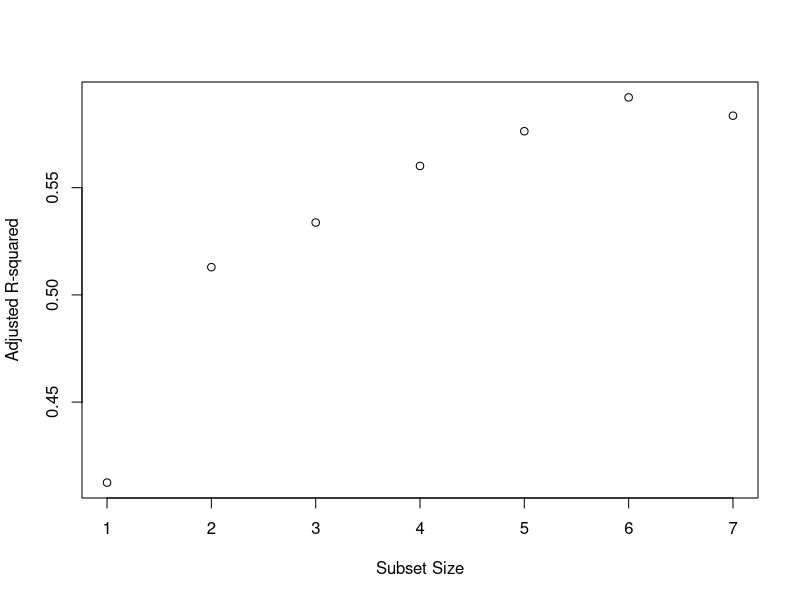

The R source for this figure: (Note: this script raises an error after producing the figure.)
## ---- chunk 1
knitr::opts_chunk$set(echo = TRUE)
## ---- chunk 2
setwd("~/Desktop/Datafest/Rmodel")
library(leaps)
## ---- chunk 3
# import count data
count = read.csv("daily_hashtag_count.csv", header = FALSE)
colnames(count) <- c("Hashtag", "Percentage", "Date")
levels(count$Hashtag)
## ---- chunk 4
# combine certain hashtags: create count_v1
# Change1: group and name to combine
count_v1 <- count
hashtag_of_interest <- levels(count$Hashtag)
group1 <- hashtag_of_interest[c(5,6,7)] # shutdown
group2 <- hashtag_of_interest[c(8,9)] # social distancing
group3 <- hashtag_of_interest[c(10,11,12,13)] # stay home
group <- list(group1, group2, group3)
name <- c("#shutdown", "#socialdistancing", "#stayhome")

for (d in levels(count$Date)) {
  for (i in 1:length(group)) {
    index <- intersect(which(count_v1$Date == d), which(count_v1$Hashtag %in% group[[i]]))
    count_v1[index[1], ] <- data.frame(name[i], sum(count_v1$Percentage[index]), d)
    count_v1 <- count_v1[-index[2:length(index)],]
  }
}
count_v1 <- droplevels(count_v1)
rm(i, d, index, name, group1, group2, group3)
## ---- chunk 5
# build a new dataframe to prepare for incorporating event list: count_v2
#hashtag_of_interest <- levels(count_v1$Hashtag)
hashtag_of_interest <- c("#stayhome") #!!! CHANGE HERE: THE HASHTAG 

for (x in hashtag_of_interest) {
  hashtag_df <- count_v1[which(count_v1$Hashtag == x), ]
  hashtag_df <- hashtag_df[order(as.Date(hashtag_df$Date)),]
  if (x == hashtag_of_interest[1]) {
    count_v2 <- data.frame("Date" = hashtag_df$Date, "Temp" = hashtag_df$Percentage)
  } else {
    count_v2 = cbind(count_v2, hashtag_df$Percentage)
  }
}
colnames(count_v2) <- c("Date", hashtag_of_interest)
rm(hashtag_df, x)
## ---- chunk 6
# import event data
event <- read.csv("event_new.csv")
event$Date <- as.character(event$Date)
## ---- chunk 7
# calculate the weight score for each day for each category: event_v1
# Three day weight: TODO: adjust here
weight <- c(100, 50, 20)
event_v1 <- event
for (j in 2:ncol(event)) { 
  for (i in 1:nrow(event)) {
    event_v1[i, j] <- 0
  }
} # zeros the data frame
for (j in 2:ncol(event)) {
  for (i in 1:nrow(event)) {
    if (!is.na(event[i, j])) {
      num = event[i, j]
      for (k in i:min(i+2, nrow(event))) {
        event_v1[k,j] <- event_v1[k,j] + num*weight[k-i+1]
      }
    }
  }
}
rm(i, j, k, num)
## ---- chunk 8
# incorporate event data to form count_v3
count_v3 <- cbind(count_v2, event_v1[,-1])
## ---- chunk 9
# if we want to build the model on hashtag "#stayhome"
# test model
testmodel <- lm(`#stayhome` ~ ., data = count_v3[,2:ncol(count_v3)])
summary(testmodel)
anova(testmodel)
fvalues = anova(testmodel)[4]
fvalues = fvalues[order(fvalues$`F value`, decreasing = T),,drop = F]
head(fvalues, 10)
# select
# policy_us, pubhealth_world, pubhealth_us, socioecon_other
# opinion_other, opinion_sci, socioecon_world
## ---- chunk 10
model1 <- lm(`#stayhome` ~ policy_us + pubhealth_world + pubhealth_us + socioecon_other +
               opinion_other + opinion_sci + socioecon_world, data = count_v3)
summary(model1)
anova(model1)
anova(model1, testmodel)
## ---- chunk 11
# All possible subsets to select variables
X <- count_v3[, c(5, 6, 7, 11, 13, 16, 17)]
b <- regsubsets(x= as.matrix(X), y = count_v3$`#stayhome`)
rs <- summary(b)
plot(1:7, rs$adjr2, xlab="Subset Size", ylab="Adjusted R-squared") # 5 variables
# AIC and BIC to select variable
n = nrow(count_v3)
stepAIC <- step(model1, direction = "backward", data = count_v3) # 5 variables
# `#stayhome` ~ pubhealth_world + pubhealth_us + opinion_other + opinion_sci + socioecon_world
backBIC <- step(model1, direction = "backward", data = count_v3, k = log(n)) # 3 variables
# `#stayhome` ~ pubhealth_world + pubhealth_us + socioecon_world
## ---- chunk 12
model2 <- lm(`#stayhome` ~ pubhealth_world + pubhealth_us + opinion_other + 
               opinion_sci + socioecon_world, data = count_v3)
summary(model2)
anova(model2)
# diagnostics
vif(model2) # all lower than 1
par(mfrow = c(2,2))
plot(model2) # normality good, constant variance and linarity ok, valid model
